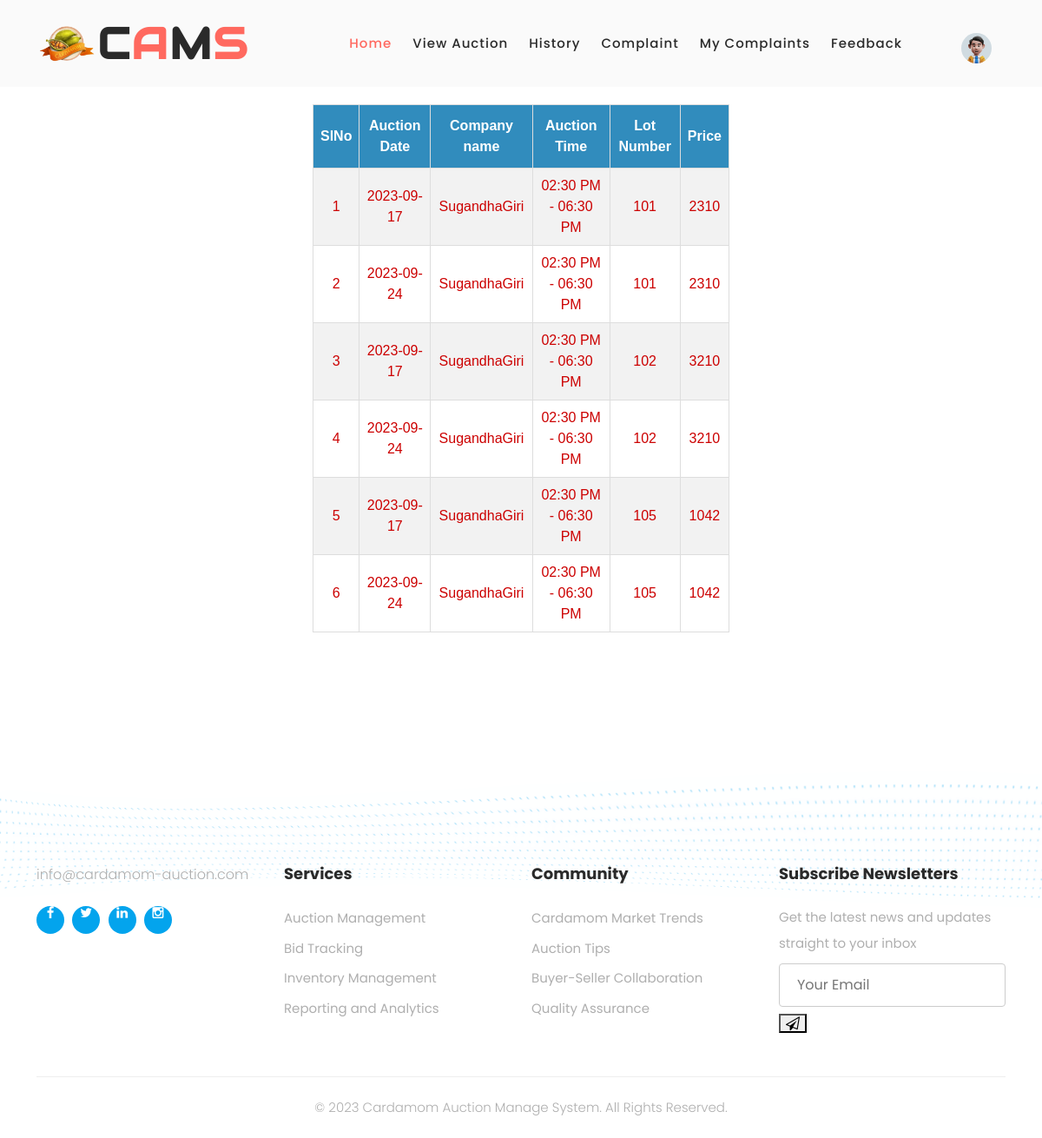
/PROJECT/Trader/AuctionHistory.php (signed in), run on the app's committed database.
### tables this page shows
CREATE TABLE `tbl_lot` (
  `lot_id` int(11) NOT NULL,
  `lot_number` varchar(30) NOT NULL,
  `lot_litreweight` varchar(20) NOT NULL,
  `lot_quantity` varchar(30) NOT NULL,
  `lot_bag` varchar(20) NOT NULL,
  `lot_plantername` varchar(50) NOT NULL,
  `lot_type` varchar(50) NOT NULL,
  `lot_status` int(11) NOT NULL,
  `company_id` int(11) NOT NULL,
  `lot_startingprice` varchar(30) NOT NULL,
  `lot_finalprice` varchar(30) NOT NULL DEFAULT 'Pending',
  `trader_id` int(11) NOT NULL,
  `lot_photo` varchar(150) NOT NULL,
  `lot_qualitydetails` varchar(60) NOT NULL,
  `lot_minimumamount` varchar(50) NOT NULL
);

CREATE TABLE `tbl_auctionhead` (
  `auctionhead_id` int(11) NOT NULL,
  `auctionhead_date` varchar(30) NOT NULL,
  `auctionhead_time` varchar(30) NOT NULL,
  `auctionhead_status` int(11) NOT NULL,
  `company_id` int(11) NOT NULL
);

CREATE TABLE `tbl_company` (
  `company_id` int(11) NOT NULL,
  `company_name` varchar(50) NOT NULL,
  `company_contact` varchar(10) NOT NULL,
  `company_email` varchar(30) NOT NULL,
  `company_address` varchar(50) NOT NULL,
  `company_logo` varchar(150) NOT NULL,
  `company_proof` varchar(150) NOT NULL,
  `company_v_status` int(11) NOT NULL DEFAULT 0,
  `company_doj` date NOT NULL,
  `place_id` int(11) NOT NULL,
  `company_shortname` varchar(30) NOT NULL,
  `company_gst` varchar(20) NOT NULL,
  `company_licenseno` varchar(30) NOT NULL,
  `company_password` varchar(30) NOT NULL
);

### PROJECT/Trader/AuctionHistory.php (the view, shortened to what this page needs)
<?php
include("../Assets/Connection/Connection.php");
	?>
<!DOCTYPE html PUBLIC "-//W3C//DTD XHTML 1.0 Transitional//EN" "http://www.w3.org/TR/xhtml1/DTD/xhtml1-transitional.dtd">
<html xmlns="http://www.w3.org/1999/xhtml">
<head>
</head>
<body>
<?php
include("Head.php");
$i=0;
$selQry="select * from tbl_lot l inner join tbl_auctionhead a on l.company_id=a.company_id inner join tbl_company c on a.company_id=c.company_id where l.trader_id=".$_SESSION['tid'];
$result=$conn->query($selQry);
if($result->num_rows>0)
{
?>
<form id="form1" name="form1" method="post" action="">
  <table  border="1" align="center">
    <tr>
      <th>SlNo</th>
      <th>Auction Date</th>
      <th>Company name</th>
      <th>Auction Time</th>
      <th>Lot Number</th>
      <th>Price</th>
    </tr>
    <?php
	while($row=$result->fetch_assoc())
	{
		$i++;
		?>
    <tr>
      <td><?php echo $i ?></td>
      <td><?php echo $row['auctionhead_date'] ?></td>
      <td><?php echo $row['company_name'] ?></td>
      <td><?php echo $row['auctionhead_time'] ?></td>
      <td><?php echo $row['lot_number'] ?></td>
      <td><?php echo $row['lot_finalprice'] ?></td>
    </tr>
    <?php
	}
	?>
  </table>
  <?php
}
else
{
	echo"<h1 align='center'> No Data Found</h1>";
}
include("Foot.php");
?>
</body>
</html>

### PROJECT/Trader/Head.php (shortened to what this page needs)
<!DOCTYPE html>
<html lang="en">
  <head>
    <link href="../Assets/Template/User/vendor/bootstrap/css/bootstrap.min.css" rel="stylesheet">
    <link rel="stylesheet" href="../Assets/Template/User/Dashboard/css/fontawesome.css">
    <link rel="stylesheet" href="../Assets/Template/User/Dashboard/css/templatemo-onix-digital.css">
    <link rel="stylesheet" href="../Assets/Template/User/Dashboard/css/animated.css">
    <link rel="stylesheet" href="../Assets/Template/User/Dashboard/css/owl.css">
    <link rel="stylesheet" href="../Assets/Template/form.css">
  </head>
<body>
  <header class="header-area header-sticky wow slideInDown" data-wow-duration="0.75s" data-wow-delay="0s">
    <div class="container">
      <div class="row">
        <div class="col-12">
          <nav class="main-nav">
            <div class="logo">
              <div class="item header-text">
                <div style="display: flex;">
          <img src="../Assets/Template/Admin/Dashboard/images/logos/vector-cardamom-ribbon-badge.png"width="70" height="70">
          <h2 class="hlogo">
            C<span>A</span>M<span>S</span></h2>
          </div>
              </div>
             </div>
            <ul class="nav">
              <li class="scroll-to-section aa"><a href="Home.php" class="active">Home</a></li>
              <li class="scroll-to-section aa"><a href="ViewAuction.php">View Auction</a></li>
              <li class="scroll-to-section aa"><a href="AuctionHistory.php">History</a></li>
               <li class="scroll-to-section aa"><a href="Complaint.php">Complaint</a></li>
                <li class="scroll-to-section aa"><a href="MyComplaints.php">My Complaints</a></li>
                <li class="scroll-to-section aa"><a href="Feedback.php">Feedback</a></li>
                  <li class="nav-item dropdown">
                <a class="nav-link " href="javascript:void(0)" data-bs-toggle="dropdown"
                  aria-expanded="false">
                  <img src="../Assets/Template/Admin/Dashboard/images/profile/user-1.jpg" alt="" width="35" height="35" class="rounded-circle">
                </a>
              </li>
            </ul>
          </nav>
        </div>
      </div>
    </div>
  </header>
  <div id="tab" class="our-services section" >

### PROJECT/Trader/Foot.php (shortened to what this page needs)
</div>
<div class="footer-dec">
  <img src="../Assets/Template/User/Dashboard/images/footer-dec.png" alt="">
</div>
<footer>
  <div class="container">
    <div class="row">
      <div class="col-lg-3">
        <div class="about footer-item">
          <a href="#">info@cardamom-auction.com</a>
          <ul>
            <li><a href="#"><i class="fa fa-facebook"></i></a></li>
            <li><a href="#"><i class="fa fa-twitter"></i></a></li>
            <li><a href="#"><i class="fa fa-linkedin"></i></a></li>
            <li><a href="#"><i class="fa fa-instagram"></i></a></li>
          </ul>
        </div>
      </div>
      <div class="col-lg-3">
        <div class="services footer-item">
          <h4>Services</h4>
          <ul>
            <li><a href="#">Auction Management</a></li>
            <li><a href="#">Bid Tracking</a></li>
            <li><a href="#">Inventory Management</a></li>
            <li><a href="#">Reporting and Analytics</a></li>
          </ul>
        </div>
      </div>
      <div class="col-lg-3">
        <div class="community footer-item">
          <h4>Community</h4>
          <ul>
            <li><a href="#">Cardamom Market Trends</a></li>
            <li><a href="#">Auction Tips</a></li>
            <li><a href="#">Buyer-Seller Collaboration</a></li>
            <li><a href="#">Quality Assurance</a></li>
          </ul>
        </div>
      </div>
      <div class="col-lg-3">
        <div class="subscribe-newsletters footer-item">
          <h4>Subscribe Newsletters</h4>
          <p>Get the latest news and updates straight to your inbox</p>
          <form action="#" method="get">
            <input type="email" name="email" id="email" pattern="[^@]*@[^@]*" placeholder="Your Email" required>
            <button type="submit" id="form-submit" class="main-button"><i class="fa fa-paper-plane-o"></i></button>
          </form>
        </div>
      </div>
      <div class="col-lg-12">
        <div class="copyright">
          <p>© 2023 Cardamom Auction Manage System. All Rights Reserved.
            <br>
        </div>
      </div>
    </div>
  </div>
</footer>

### PROJECT/Assets/Template/User/Dashboard/css/templatemo-onix-digital.css (style rules this page uses)
html, body, div, span, applet, object, iframe, h1, h2, h3, h4, h5, h6, p, blockquote, div pre, a, abbr, acronym, address, big, cite, code, del, dfn, em, font, img, ins, kbd, q, s, samp, small, strike, strong, sub, sup, tt, var, b, u, i, center, dl, dt, dd, ol, ul, li, figure, header, nav, section, article, aside, footer, figcaption { margin: 0; padding: 0; border: 0; outline: 0; }
ul, li { padding: 0; margin: 0; list-style: none; }
header, nav, section, article, aside, footer, hgroup { display: block; }
* { box-sizing: border-box; }
html, body { font-family: 'Poppins', sans-serif; font-weight: 400; background-color: #fff; -ms-text-size-adjust: 100%; -webkit-font-smoothing: antialiased; -moz-osx-font-smoothing: grayscale; }
a { text-decoration: none !important; }
h1, h2, h3, h4, h5, h6 { margin-top: 0px; margin-bottom: 0px; }
ul { margin-bottom: 0px; }
p { font-size: 15px; line-height: 30px; color: #2a2a2a; }
img { width: 100%; overflow: hidden; }
html, body { background: #fff; font-family: 'Poppins', sans-serif; }
.header-area { background-color: #fafafa; position: absolute; top: 0px; left: 0px; right: 0px; z-index: 100; height: 100px; -webkit-transition: all .5s ease 0s; -moz-transition: all .5s ease 0s; -o-transition: all .5s ease 0s; transition: all .5s ease 0s; }
.header-area .main-nav { min-height: 80px; background: transparent; }
.header-area .main-nav .logo { line-height: 100px; color: #fff; font-size: 28px; font-weight: 700; text-transform: uppercase; letter-spacing: 2px; float: left; -webkit-transition: all 0.3s ease 0s; -moz-transition: all 0.3s ease 0s; -o-transition: all 0.3s ease 0s; transition: all 0.3s ease 0s; }
.header-area .main-nav .nav { float: right; margin-top: 30px; margin-right: 0px; background-color: transparent; -webkit-transition: all 0.3s ease 0s; -moz-transition: all 0.3s ease 0s; -o-transition: all 0.3s ease 0s; transition: all 0.3s ease 0s; position: relative; z-index: 999; }
.header-area .main-nav .nav li { padding-left: 20px; padding-right: 20px; }
.header-area .main-nav .nav li:last-child { padding-right: 0px; padding-left: 40px; }
.header-area .main-nav .nav li a { display: block; font-weight: 500; font-size: 15px; color: #2a2a2a; text-transform: capitalize; -webkit-transition: all 0.3s ease 0s; -moz-transition: all 0.3s ease 0s; -o-transition: all 0.3s ease 0s; transition: all 0.3s ease 0s; height: 40px; line-height: 40px; border: transparent; letter-spacing: 1px; }
.header-area .main-nav .nav li a { color: #2a2a2a; }
.header-area.header-sticky { min-height: 90px; }
.header-area .nav { margin-top: 25px; }
.header-area.header-sticky .nav li a.active { color: #ff685f; }
@media (max-width: 1200px) { .header-area .main-nav .nav li { padding-left: 12px; padding-right: 12px; } }
@media (max-width: 1200px) { .header-area .main-nav:before { display: none; } }
@media (min-width: 767px) { .header-area .main-nav .nav { display: flex !important; } }
.our-services { position: relative; margin-top: 0px; padding-top: 120px; }
.footer-dec { width: 100%; margin-top: 160px; }
footer { margin-top: -50px; z-index: 2; position: relative; }
footer .footer-item h4 { font-size: 18px; font-weight: 700; color: #2a2a2a; margin-bottom: 30px; }
footer .about a { color: #afafaf; font-weight: 300; }
footer .about ul { margin-top: 20px; }
footer .about ul li { display: inline-block !important; margin-right: 5px; }
footer .about ul li a { width: 32px; height: 32px; background-color: #03a4ed; color: #fff !important; border-radius: 50%; text-align: center; display: inline-block; line-height: 32px; font-size: 15px; }
footer .footer-item ul li { display: block; margin-bottom: 12px; }
footer .footer-item ul li:last-child { margin-bottom: 0px; }
footer .footer-item ul li a { font-size: 15px; color: #afafaf; transition: all .3s; }
footer .footer-item p { font-size: 15px; color: #afafaf; margin-top: -5px; }
footer .copyright p { text-align: center; border-top: 1px solid #eee; color: #afafaf; margin-top: 50px; padding: 20px 0px; font-weight: 300; }

### PROJECT/Trader/Head.php (style rules this page uses)
.hlogo { font-size: 50px; font-weight: 700; color: #2a2a2a; line-height: 72px; font-family: "Audiowide", sans-serif; }
.hlogo>span { color:#ff695f; }
.logo { margin-top: 15px; }

### data on the page
tbl_lot: tbl_auctionhead.auctionhead_date "2023-09-17", company.company_name "SugandhaGiri", tbl_auctionhead.auctionhead_time "02:30 PM - 06:30 PM", lot_number "101", lot_finalprice "2310", tbl_auctionhead.auctionhead_date "2023-09-24"
tbl_lot: tbl_auctionhead.auctionhead_date "2023-09-17", company.company_name "SugandhaGiri", tbl_auctionhead.auctionhead_time "02:30 PM - 06:30 PM", lot_number "102", lot_finalprice "3210", tbl_auctionhead.auctionhead_date "2023-09-24"
tbl_lot: tbl_auctionhead.auctionhead_date "2023-09-17", company.company_name "SugandhaGiri", tbl_auctionhead.auctionhead_time "02:30 PM - 06:30 PM", lot_number "105", lot_finalprice "1042", tbl_auctionhead.auctionhead_date "2023-09-24"
